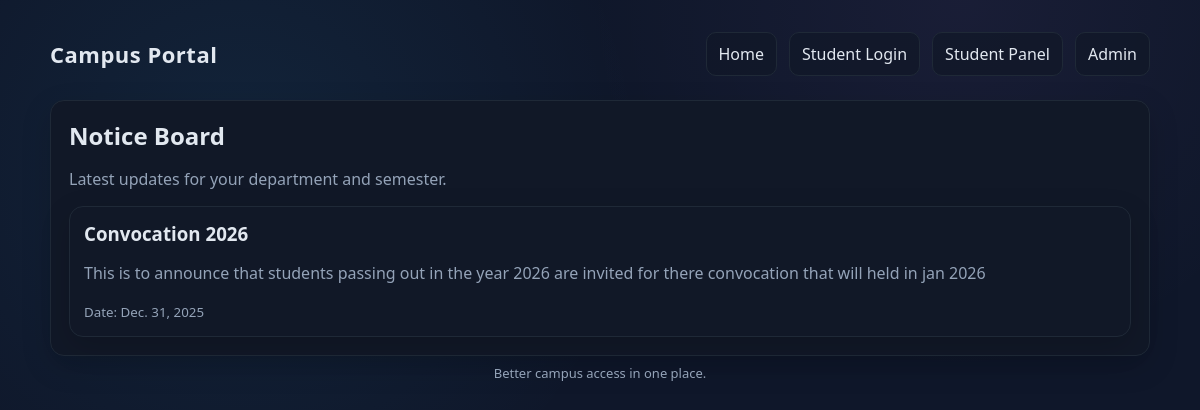
The page /student/notice/ (signed in) on the database its author committed.
### myapp/models.py (models this page shows, shortened)
class Notice(models.Model):
    title = models.CharField(max_length=200)
    message = models.TextField()
    department = models.ForeignKey(Department, on_delete=models.CASCADE)
    semester = models.IntegerField()
    date = models.DateField(auto_now_add=True)

### myapp/views.py (the view)
# urls.py: path('student/notice/',student_notice,name='student_notice'),
def student_notice(request):
    if 'student_id' not in request.session:
        return redirect('student_login')
    student = Student.objects.get(id=request.session['student_id'])
    notices = Notice.objects.filter(
        department=student.department,
        semester=student.semester
    ).order_by('-date')
    return render(request, 'student_notice.html', {
        'student': student,
        'notices': notices
    })

### myapp/templates/student_notice.html
{% extends "base.html" %}
{% block content %}
<div class="card">
    <h2>Notice Board</h2>
    <p class="muted">Latest updates for your department and semester.</p>
    {% if notices %}
        <div class="stack">
            {% for n in notices %}
                <div class="card" style="padding:14px;">
                    <h3>{{ n.title }}</h3>
                    <p class="muted">{{ n.message }}</p>
                    <small class="muted">Date: {{ n.date }}</small>
                </div>
            {% endfor %}
        </div>
    {% else %}
        <p class="muted">No notices are available.</p>
    {% endif %}
</div>
{% endblock %}

### myapp/templates/base.html (style rules this page uses)
:root { --bg: #0f172a; --panel: #0b1021; --card: #111827; --accent: #38bdf8; --accent-2: #c084fc; --muted: #94a3b8; --text: #e2e8f0; --border: #1f2937; --danger: #f87171; --success: #34d399; }
* { box-sizing: border-box; }
body { margin: 0; font-family: "Segoe UI", Tahoma, sans-serif; background: radial-gradient(circle at 20% 20%, rgba(56,189,248,0.08), transparent 35%), radial-gradient(circle at 80% 0%, rgba(192,132,252,0.06), transparent 30%), var(--bg); color: var(--text); min-height: 100vh; padding: 32px 16px 48px; display: flex; justify-content: center; }
.card { background: var(--card); border: 1px solid var(--border); border-radius: 14px; padding: 18px; box-shadow: 0 10px 30px rgba(0,0,0,0.15); }
.card h1, .card h2, .card h3 { margin: 0 0 6px; }
.muted { color: var(--muted); }
.stack { display: grid; gap: 8px; }

### rows shown on the page
Notice: title "Convocation 2026", message "This is to announce that students passing out in the year 2026 are invited for there convocation that will held in jan 2026", date "Dec. 31, 2025"
